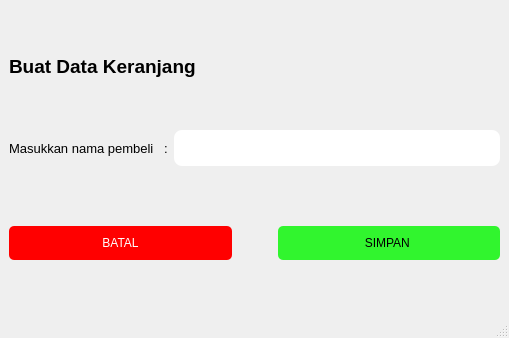
<?xml version="1.0" encoding="UTF-8"?>
<ui version="4.0">
 <class>MainWindow</class>
 <widget class="QMainWindow" name="MainWindow">
  <property name="geometry">
   <rect>
    <x>0</x>
    <y>0</y>
    <width>509</width>
    <height>338</height>
   </rect>
  </property>
  <property name="windowTitle">
   <string>MainWindow</string>
  </property>
  <property name="styleSheet">
   <string notr="true"/>
  </property>
  <widget class="QWidget" name="centralwidget">
   <layout class="QVBoxLayout" name="verticalLayout">
    <item>
     <widget class="QLabel" name="label">
      <property name="maximumSize">
       <size>
        <width>16777215</width>
        <height>25</height>
       </size>
      </property>
      <property name="font">
       <font>
        <pointsize>14</pointsize>
        <bold>true</bold>
       </font>
      </property>
      <property name="styleSheet">
       <string notr="true">
border-radius: 10px;</string>
      </property>
      <property name="text">
       <string>Buat Data Keranjang</string>
      </property>
     </widget>
    </item>
    <item>
     <layout class="QGridLayout" name="gridLayout_3">
      <property name="spacing">
       <number>0</number>
      </property>
      <item row="0" column="0">
       <layout class="QGridLayout" name="gridLayout">
        <property name="bottomMargin">
         <number>9</number>
        </property>
        <property name="horizontalSpacing">
         <number>6</number>
        </property>
        <property name="verticalSpacing">
         <number>0</number>
        </property>
        <item row="0" column="1">
         <widget class="QLineEdit" name="lineEdit_2">
          <property name="styleSheet">
           <string notr="true">background-color: rgb(255, 255, 255);
border-radius: 8px;
padding: 10px 10px; 
alternate-background-color: rgb(187, 255, 253);</string>
          </property>
         </widget>
        </item>
        <item row="0" column="0">
         <widget class="QLabel" name="label_4">
          <property name="font">
           <font>
            <pointsize>10</pointsize>
           </font>
          </property>
          <property name="styleSheet">
           <string notr="true"/>
          </property>
          <property name="text">
           <string>Masukkan nama pembeli   :</string>
          </property>
         </widget>
        </item>
       </layout>
      </item>
     </layout>
    </item>
    <item>
     <layout class="QGridLayout" name="gridLayout_2">
      <item row="0" column="2">
       <widget class="QPushButton" name="pushButton_simpan">
        <property name="styleSheet">
         <string notr="true">QPushButton { 
background-color: rgb(49, 245, 46);
	border-radius: 5px;
padding: 10px 20px; 
}

/* Saat kursor hover */
QPushButton:hover {
     /* warna saat hover */
	background-color: rgb(85, 255, 127);
    color: black;
}

/* Saat tombol ditekan */
QPushButton:pressed {
     /* warna saat ditekan */
		background-color: rgb(85, 255, 127);
    color: black;
}

</string>
        </property>
        <property name="text">
         <string>SIMPAN </string>
        </property>
       </widget>
      </item>
      <item row="0" column="0">
       <widget class="QPushButton" name="pushButton_batal">
        <property name="styleSheet">
         <string notr="true">QPushButton { 
border-radius: 5px;
padding: 10px 20px; 
	background-color: rgb(255, 0, 0);
    color: white;
}

/* Saat kursor hover */
QPushButton:hover {
     /* warna saat hover */
background-color:rgb(213, 0, 0);
	color: white;
}

/* Saat tombol ditekan */
QPushButton:pressed {
     /* warna saat ditekan */
background-color: rgb(213, 0, 0);
	color: white;
}</string>
        </property>
        <property name="text">
         <string>BATAL</string>
        </property>
       </widget>
      </item>
      <item row="0" column="1">
       <spacer name="horizontalSpacer">
        <property name="orientation">
         <enum>Qt::Horizontal</enum>
        </property>
        <property name="sizeType">
         <enum>QSizePolicy::Fixed</enum>
        </property>
        <property name="sizeHint" stdset="0">
         <size>
          <width>40</width>
          <height>20</height>
         </size>
        </property>
       </spacer>
      </item>
     </layout>
    </item>
   </layout>
  </widget>
  <widget class="QMenuBar" name="menubar">
   <property name="geometry">
    <rect>
     <x>0</x>
     <y>0</y>
     <width>509</width>
     <height>22</height>
    </rect>
   </property>
  </widget>
  <widget class="QStatusBar" name="statusbar"/>
 </widget>
 <resources/>
 <connections/>
</ui>
